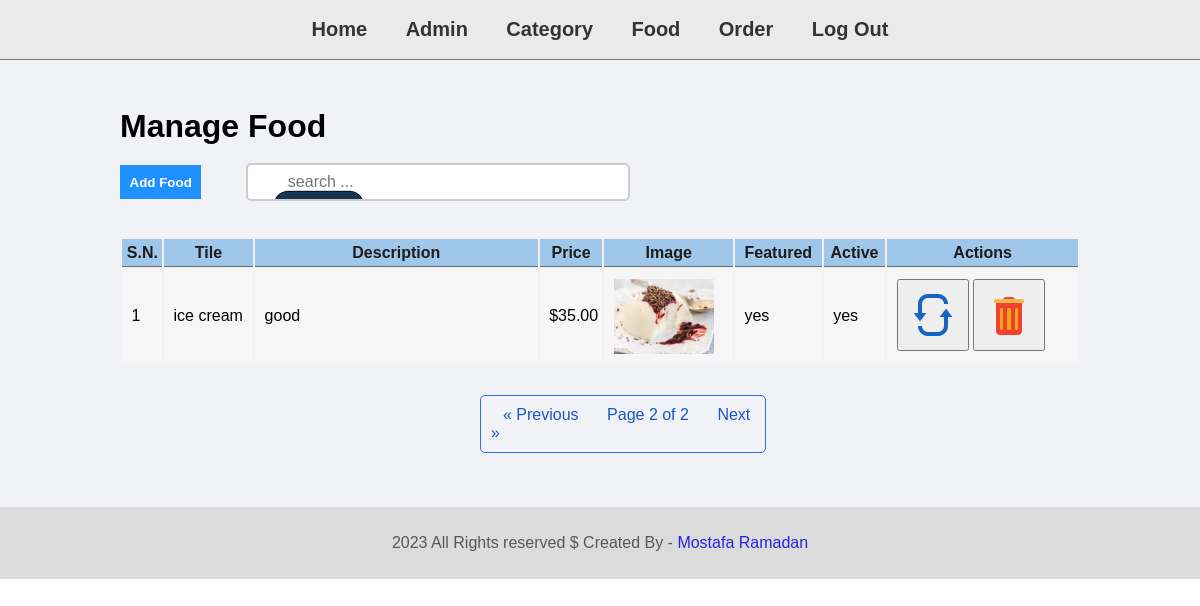
Page /admin/foodControl/manage-food.php?page=2 on the committed database.
### tables this page shows
CREATE TABLE `tbl_food` (
  `id` int(10) UNSIGNED NOT NULL,
  `title` varchar(100) NOT NULL,
  `description` text NOT NULL,
  `price` decimal(10,0) NOT NULL,
  `image_name` varchar(255) NOT NULL,
  `category_id` int(10) UNSIGNED NOT NULL,
  `featured` varchar(10) NOT NULL,
  `active` varchar(10) NOT NULL
);

### config/Database.php (called while the page is built, shortened)
<?php
class Database
{
    private $servername = 'localhost';
    private $username = 'root';
    private $password = '';
    private $dbname = 'food-order';
    function __construct()
    {
        $this->conn = new mysqli($this->servername, $this->username, $this->password, $this->dbname);
        if ($this->conn->connect_error) {
            echo "failed to connect";
        } else {
            return $this->conn;
        }
    }
}

### classes/management/ManageFood.php (called while the page is built, shortened)
<?php
class ManageFood extends Database
{
    public function displayFoods(int $limit = 5, int $page = 1)
    {
        $offset = ($page - 1) * $limit;
        $result = $this->conn->query("SELECT * FROM tbl_food limit $limit offset $offset");
        if ($result->num_rows > 0) {
            while ($row = $result->fetch_assoc()) {
                $data[] = $row;
            }
            return $data;
        }
    }
    public function foodCount()
    {
        $result = $this->conn->query("SELECT * FROM tbl_food");
        return $result->num_rows;
    }
}

### classes/management/ManageCategory.php (called while the page is built, shortened)
<?php
class ManangeCategory extends Database
{
    protected $tableName = 'tbl_category';
    public function displayCategoryByActive()
    {
        $result = $this->conn->query("SELECT * FROM {$this->tableName} WHERE active='yes'");
        if ($result->num_rows > 0) {
            while ($row = $result->fetch_assoc()) {
                $data[] = $row;
            }
            return $data;
        }
    }
}

### admin/foodControl/manage-food.php (the view, shortened to what this page needs)
<?php
include_once("../partials/menu.php");
$displayFood = new \Management\ManageFood();
$page = isset($_GET['page']) ? (int) $_GET['page'] : 1;
$foodCount = $displayFood->foodCount();
$limit = 3;
$pagesCount = ceil($foodCount / $limit);
$data = $displayFood->displayFoods($limit, $page);
$dataCat = new \Management\ManangeCategory();
$dataCategory = new \Management\ManangeCategory();
$dataCat = $dataCat->displayCategoryByActive();
$dataCategory = $dataCategory->displayCategoryByActive();
?>
<div class="main-content">
    <div class="wrapper">
        <h1>Manage Food</h1>
        <div>
            <button id="add_btn" class="btn-primary">Add Food</button>
            <input type="search" placeholder="search ..." class="search">
        </div>
        <table class="tbl-full">
            <thead>
                <tr>
                    <th>S.N.</th>
                    <th>Tile</th>
                    <th>Description</th>
                    <th>Price</th>
                    <th>Image</th>
                    <th>Featured</th>
                    <th>Active</th>
                    <th>Actions</th>
                </tr>
            </thead>
            <tbody class="mytable">
                <?php
                $sn = 1;
                if ($data != "") {
                    foreach ($data as $value) {
                ?>
                        <tr id="food_row_<?= $value['id'] ?>">
                            <td><?= $sn++; ?></td>
                            <td class="food_title"><?= $value['title']; ?></td>
                            <td class="food_description" style="width: 30%;"><?php echo $value['description']; ?></td>
                            <td class="food_price">$<?= $value['price']; ?>.00 </td>
                            <td class="food_image"> <img src='../../images/food/<?php echo $value['image_name']; ?>' width="100px"></td>
                            <td class="food_featured"><?php echo $value['featured'] ?></td>
                            <td class="food_active"><?php echo $value['active'] ?></td>
                            <td>
                                <button value="<?php echo $value['id']; ?>" image_name="<?php echo $value['image_name']; ?>" class="update_btn"><img title="Update" style=" padding:10px;" src="http://localhost/php.course/FoodOrder/images/website/update.png" /></button>
                                <button value="<?php echo $value['id']; ?>" image_name="<?php echo $value['image_name']; ?>" class="delete_food_btn"><img title="Delete" style=" padding:10px;" src="http://localhost/php.course/FoodOrder/images/website/delete.png" /></button>
                            </td>
                        </tr>
                <?php
                    }
                } else {
                    echo "<div class='error'> Food Not Added</div>";
                }
                ?>
            </tbody>
        </table>
    </div>
    <br>
    <nav class="paginator">
        <ul class="pagination">
            <li>
                <a <?php if ($page == 1) {
                        echo "class='disabled'";
                    } ?> href="<?= $_SERVER['PHP_SELF'] . "?page=" . ($page - 1) ?>" aria-label="Previous">
                    <span aria-hidden="true">&laquo;</span>
                    <span aria-hidden="true">Previous</span>
                </a>
            </li>
            <li>
                <a <?php if ($page == $page) {
                        echo "class='disabled'";
                    } ?> href=""> Page <?= $page; ?> of <?= $pagesCount; ?></a>
            </li>
            <li>
                <a <?php if ($page == $pagesCount) {
                        echo "class='disabled'";
                    } ?> href="<?= $_SERVER['PHP_SELF'] . "?page=" . ($page + 1) ?>" aria-label="Next">
                    <span aria-hidden="true">Next</span>
                    <span aria-hidden="true">&raquo;</span>
                </a>
            </li>
        </ul>
    </nav>
    <br>
</div>
<?php
include_once("../partials/footer.php");
?>

### css/admin.css (style rules this page uses)
* { margin: 0px; padding: 0px; font-family: Arial, Helvetica, sans-serif; }
.wrapper { padding: 1%; width: 80%; margin: 0 auto; }
.tbl-full { width: 100%; }
table tr th { border-bottom: 1px solid rgb(109 106 106); padding: .5%; color: #1c1c1c; background: #9fc7e9; text-align: center }
table tr td { padding: 1%; background: #f6f6f6; }
.btn-primary { background-color: #1e90ff; padding: 1%; text-decoration: none; color: white; font-weight: bold; border: none; }
.main-content { background-color: #f1f2f6; padding: 3% 0; }
.pagination { border: 1px solid #2f70e9; padding: 10px; width: 22%; border-radius: 5px; margin: 0 40%; }
.pagination li { margin: 10px 12px; display: inline; }
.pagination li a { color: #1856ca; text-decoration: none; }
.disabled { pointer-events: none; }
input[type="search"] { width: 40%; padding: 8px; margin: 0 40px 0; border: 2px solid #ccc; border-radius: 5px; outline: none; font-size: 16px; background-image: url("../images/website/search.png"); background-position: 10px 10px; background-repeat: no-repeat; padding-left: 40px; }

### rows in the picture
tbl_food: title "ice cream", description "good", price "35", image_name (picture), featured "yes", active "yes"

### other values in the picture
$page "2"
$pagesCount "2"
